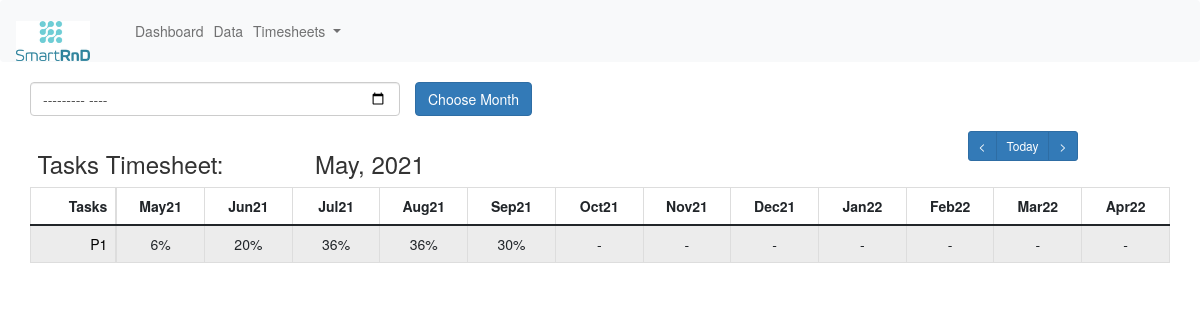
Screenshot of /task_time/65 with the database file from the repository.
### erpapp/models.py (models this page shows, shortened)
class Month(models.Model):
    month_choices = [
        ('January', 'January'),
        ('February', 'February'),
        ('March', 'March'),
        ('April', 'April'),
        ('May', 'May'),
        ('June', 'June'),
        ('July', 'July'),
        ('August', 'August'),
        ('September', 'September'),
        ('October', 'October'),
        ('November', 'November'),
        ('December', 'December')
    ]
    month = models.CharField(max_length=10, choices=month_choices)
    year_choices = [(str(r), str(r)) for r in range(datetime.date.today().year - 10, datetime.date.today().year + 10)]
    year = models.CharField(max_length=5, choices=year_choices, default=str(timezone.now().strftime('%Y')))
    @property
    def name(self):
        return '{}, {}'.format(self.month, self.year)
    def short_name(self):
        return '{}{}'.format(self.month[:3], self.year[-2:])
    class Meta:
        db_table = "month"
        unique_together = ('month', 'year')

class Task(models.Model):
    title = models.CharField('Title', max_length=50, default='Title', unique=True)  # Title of the task
    description = models.CharField('Description', max_length=2400, default='Describe the task!')  # Describes the task
    def __str__(self):
        return self.title
    class Meta:
        db_table = "task"

### erpapp/views.py (the view, shortened to what this page needs)
# urls.py: path('task_time/', views.task_time_no_id),
def task_time(request, id):
    tasks = []
    assignments_per_month = AssignmentPerMonth.objects.all()
    months_sliced = Month.objects.all()[(id - 1):(id + 11)]
    assignment_sums = []
    month_dict = {
        '1': 'January',
        '2': 'February',
        '3': 'March',
        '4': 'April',
        '5': 'May',
        '6': 'June',
        '7': 'July',
        '8': 'August',
        '9': 'September',
        '10': 'October',
        '11': 'November',
        '12': 'December',
    }
    for task in Task.objects.all():
        employees_sum = []
        append = False
        for month in months_sliced:
            sum = 0
            for assignment_per_month in assignments_per_month:
                if assignment_per_month.task.id == task.id and assignment_per_month.month == month:
                    sum += int(assignment_per_month.percentage * 100)
                    append = True
            employees_sum.append(sum)
        if append:
            assignment_sums.append(employees_sum)
            tasks.append(task)
    date = timezone.now()
    current_year, current_month, _ = str(date).split('-')
    current_month_name = month_dict[str(int(current_month))]
    today = Month.objects.get(month=current_month_name, year=current_year)
    previous_month = Month.objects.get(id=id - 1)
    next_month = Month.objects.get(id=id + 1)
    month = Month.objects.get(id=id)
    context = {
        'months': months_sliced,
        'assignments': assignment_sums,
        'tasks': tasks,
        'today': today,
        'previous_month': previous_month,
        'next_month': next_month,
        'month': month,
    }
    return render(request, 'task_time.html', context)

### erpapp/Templates/task_time.html (shortened to what this page needs)
{% extends "base.html" %}
{% block content %}
<div class="col-md-12">
    <div class="row">
        <form method="POST" class="post-form">
            <div class="form-group row">
                <div class="col-4">
                    <input type="month" name="start_month" id="start_month" class="form-control">
                </div>
                <div class="col-4">
                    <input type="submit" value="Choose Month" class="btn btn-primary">
                </div>
            </div>
        </form>
    </div>
    <div class="row">
        <div class="col-3">
            <h3>Tasks Timesheet: </h3>
        </div>
        <div class="col-9">
            <div class="row">
                <div class="col-9">
                    <h3>{{ month.name }}</h3>
                </div>
                <div class="col-3">
                    <div class="btn-group" role="group" aria-label="Basic example">
                        <a class="btn btn-primary btn-sm" href="{{ previous_month.id }}" role="button"><</a>
                        <a class="btn btn-primary btn-sm" href="{{ today.id }}" role="button">Today</a>
                        <a class="btn btn-primary btn-sm" href="{{ next_month.id }}" role="button">></a>
                    </div>
                </div>
            </div>
        </div>
    </div>
    <div class="row">
        <table>
            <tbody>
            <tr>
                <td colspan="6">
                    <table id="taskdatatable" class="table table-striped table-bordered" width="100%">
                        <thead>
                        <tr>
                            <th style="text-align: right">Tasks</th>
                        </tr>
                        </thead>
                        <tbody>
                        {% for task in tasks %}
                        <tr style="text-align: right">
                            <td><a href="/task_in_months/{{ task.id }}" style="color: #000000">{{ task }}</a></td>
                        </tr>
                        {% endfor %}
                        </tbody>
                    </table>
                </td>
                <td colspan="6">
                    <table id="percentagedatatable" class="table table-striped table-bordered" width="100%">
                        <thead>
                        <tr>
                            {% for month in months %}
                            <th class="col-xs-1" style="text-align: center">{{ month.short_name }}</th>
                            {% endfor %}
                        </tr>
                        </thead>
                        <tbody>
                        {% for assignment in assignments %}
                        <tr>
                            {% for per_month in assignment %}
                            {% if per_month == 0 %}
                            <td style="text-align: center">-</td>
                            {% else %}
                            <td style="text-align: center">{{ per_month }}%</td>
                            {% endif %}
                            {% endfor %}
                        </tr>
                        {% endfor %}
                        </tbody>
                    </table>
                </td>
            </tr>
            </tbody>
        </table>
    </div>
</div>
{% endblock content %}

### rows the page displays
Month: name "May, 2021", short_name "May21"
Task: title "P1"
Month: short_name "Jun21"
Month: short_name "Jul21"
Month: short_name "Aug21"
Month: short_name "Sep21"
Month: short_name "Oct21"
Month: short_name "Nov21"
Month: short_name "Dec21"
Month: short_name "Jan22"
Month: short_name "Feb22"
Month: short_name "Mar22"
Month: short_name "Apr22"

### other values shown
{{ per_month }} "6" "20" "36" "36" "30"
